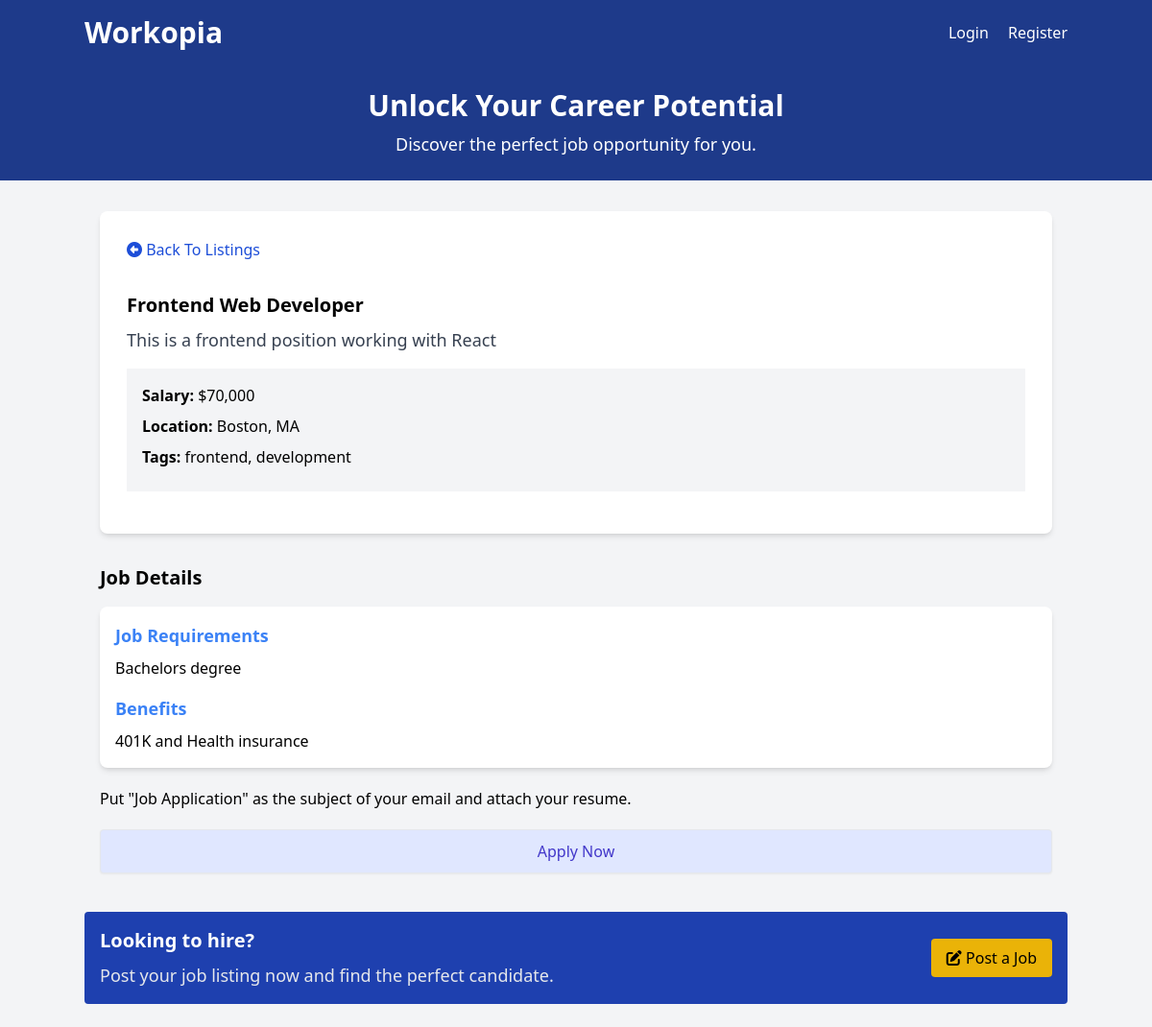
Screenshot of /listings/7 with the database file from the repository.
### tables this page shows
CREATE TABLE IF NOT EXISTS `listings` (
    `id` int NOT NULL AUTO_INCREMENT,
    `user_id` int NOT NULL,
    `title` varchar(255) NOT NULL,
    `description` longtext,
    `salary` varchar(45) DEFAULT NULL,
    `tags` varchar(255) DEFAULT NULL,
    `company` varchar(45) DEFAULT NULL,
    `address` varchar(255) DEFAULT NULL,
    `city` varchar(45) DEFAULT NULL,
    `state` varchar(45) DEFAULT NULL,
    `phone` varchar(45) DEFAULT NULL,
    `email` varchar(45) DEFAULT NULL,
    `requirements` longtext,
    `benefits` longtext,
    `created_at` timestamp NULL DEFAULT CURRENT_TIMESTAMP,
    PRIMARY KEY (`id`),
    KEY `fk_listings_users_idx` (`user_id`),
    CONSTRAINT `fk_listings_users` FOREIGN KEY (`user_id`) REFERENCES `users` (`id`) ON DELETE CASCADE ON UPDATE CASCADE
    );

### Framework/Session.php (called while the page is built, shortened)
<?php
class Session
{
    public static function has($key)
    {
        return isset($_SESSION[$key]);
    }
}

### App/controllers/ListingController.php (called while the page is built, shortened)
<?php
class ListingController
{
    protected $db;
    public function __construct()
    {
        $config = require basePath('config/db.php');
        $this->db = new Database($config);
    }
    public function show($params)
    {
        $id = $params['id'] ?? '';
        $params = [
            'id' => $id
        ];
        $listing = $this->db->query('SELECT * FROM listings WHERE id = :id', $params)->fetch();
        loadView('listings/show', [
            'listing' => $listing
        ]);
    }
}

### public/index.php (called while the page is built, shortened)
<?php
require '../helpers.php';
$router = new Router();
$uri = parse_url($_SERVER['REQUEST_URI'], PHP_URL_PATH);
$router->route($uri);

### Framework/Database.php (called while the page is built, shortened)
<?php
class Database
{
    public $conn;
    public function __construct($config)
    {
        $dsn = "mysql:host={$config['host']};port={$config['port']};dbname={$config['dbname']}";
        $options = [
            PDO::ATTR_ERRMODE => PDO::ERRMODE_EXCEPTION,
            PDO::ATTR_DEFAULT_FETCH_MODE => PDO::FETCH_OBJ
        ];
        try {
            $this->conn = new PDO($dsn, $config['username'], $config['password'], $options);
        } catch (PDOException $e) {
            throw new Exception("Database connection failed: {$e->getMessage()}");
        }
    }
    public function query($query, $params = [])
    {
        try {
            $sth = $this->conn->prepare($query);
            foreach ($params as $param => $value) {
                $sth->bindValue(':' . $param, $value);
            }
            $sth->execute();
            return $sth;
        } catch (PDOException $e) {
            throw new Exception("Query failed to execute: {$e->getMessage()}");
        }
    }
}

### App/views/listings/show.view.php (the view, shortened to what this page needs)
<?= loadPartial('head') ?>
<?= loadPartial('navbar') ?>
<?= loadPartial('top-banner') ?>
    <section class="container mx-auto p-4 mt-4">
        <div class="rounded-lg shadow-md bg-white p-3">
            <div class="flex justify-between items-center">
                <a class="block p-4 text-blue-700" href="/listings">
                    <i class="fa fa-arrow-alt-circle-left"></i>
                    Back To Listings
                </a>
            </div>
            <div class="p-4">
                <h2 class="text-xl font-semibold"><?= $listing->title ?></h2>
                <p class="text-gray-700 text-lg mt-2">
                    <?= $listing->description ?>
                </p>
                <ul class="my-4 bg-gray-100 p-4">
                    <li class="mb-2"><strong>Salary:</strong> <?= formatSalary($listing->salary) ?></li>
                    <li class="mb-2">
                        <strong>Location:</strong> <?= $listing->city ?>, <?= $listing->state ?>
                    </li>
                    <?php if (!empty($listing->tags)) : ?>
                        <li class="mb-2">
                            <strong>Tags:</strong> <?= $listing->tags ?>
                        </li>
                    <?php endif; ?>
                </ul>
            </div>
        </div>
    </section>
    <section class="container mx-auto p-4">
        <h2 class="text-xl font-semibold mb-4">Job Details</h2>
        <div class="rounded-lg shadow-md bg-white p-4">
            <h3 class="text-lg font-semibold mb-2 text-blue-500">
                Job Requirements
            </h3>
            <p>
                <?= $listing->requirements ?>
            </p>
            <h3 class="text-lg font-semibold mt-4 mb-2 text-blue-500">Benefits</h3>
            <p><?= $listing->benefits ?></p>
        </div>
        <p class="my-5">
            Put "Job Application" as the subject of your email and attach your
            resume.
        </p>
        <a href="mailto:<?= $listing->email ?>" class="block w-full text-center px-5 py-2.5 shadow-sm rounded border text-base font-medium cursor-pointer text-indigo-700 bg-indigo-100 hover:bg-indigo-200">
            Apply Now
        </a>
    </section>
<?= loadPartial('bottom-banner') ?>
<?= loadPartial('footer') ?>

### Framework/Router.php (shortened to what this page needs)
<?php
class Router
{
    protected $routes = [];
    public function registerRoute($method, $uri, $action, $middleware = [])
    {
        list($controller, $controllerMethod) = explode('@', $action);
        $this->routes[] = [
            'method' => $method,
            'uri' => $uri,
            'controller' => $controller,
            'controllerMethod' => $controllerMethod,
            'middleware' => $middleware
        ];
    }
    public function route($uri)
    {
        $requestMethod = $_SERVER['REQUEST_METHOD'];
        foreach ($this->routes as $route) {
            $uriSegments = explode('/', trim($uri, '/'));
            $routeSegments = explode('/', trim($route['uri'], '/'));
            if (count($uriSegments) === count($routeSegments) && strtoupper($route['method'] === $requestMethod)) {
                $params = [];
                $match = true;
                for ($i = 0; $i < count($uriSegments); $i++) {
                    if ($routeSegments[$i] !== $uriSegments[$i] && !preg_match('/\{(.+?)\}/', $routeSegments[$i])) {
                        $match = false;
                        break;
                    }
                    if (preg_match('/\{(.+?)\}/', $routeSegments[$i], $matches)) {
                        $params[$matches[1]] = $uriSegments[$i];
                    }
                }
                if ($match) {
                    $controllerMethod = $route['controllerMethod'];
                    $controllerInstance = new $controller();
                    $controllerInstance->$controllerMethod($params);
                    return;
                }
            }
        }
    }
}

### App/views/partials/navbar.php (shortened to what this page needs)
<header class="bg-blue-900 text-white p-4">
    <div class="container mx-auto flex justify-between items-center">
        <h1 class="text-3xl font-semibold">
            <a href="/">Workopia</a>
        </h1>
        <nav class="space-x-4">
            <?php if (Session::has('user')) : ?>
                <div class="flex justify-between items-center gap-4">
                    <div class="text-blue-500">
                        Welcome <?= Session::get('user')['name'] ?>
                    </div>
                    <form method="POST" action="/auth/logout">
                        <button type="submit" class="text-white inline hover:underline">Logout</button>
                    </form>
                    <a href="/listings/create" class="bg-yellow-500 hover:bg-yellow-600 text-black px-4 py-2 rounded hover:shadow-md transition duration-300"><i class="fa fa-edit"></i> Post a Job</a>
                </div>
            <?php else : ?>
                <a href="/auth/login" class="text-white hover:underline">Login</a>
                <a href="/auth/register" class="text-white hover:underline">Register</a>
            <?php endif; ?>
        </nav>
    </div>
</header>

### App/views/partials/top-banner.php
<section class="bg-blue-900 text-white py-6 text-center">
    <div class="container mx-auto">
        <h2 class="text-3xl font-semibold">Unlock Your Career Potential</h2>
        <p class="text-lg mt-2">
            Discover the perfect job opportunity for you.
        </p>
    </div>
</section>

### App/views/partials/bottom-banner.php
<section class="container mx-auto my-6">
    <div class="bg-blue-800 text-white rounded p-4 flex items-center justify-between">
        <div>
            <h2 class="text-xl font-semibold">Looking to hire?</h2>
            <p class="text-gray-200 text-lg mt-2">
                Post your job listing now and find the perfect candidate.
            </p>
        </div>
        <a href="/listings/create" class="bg-yellow-500 hover:bg-yellow-600 text-black px-4 py-2 rounded hover:shadow-md transition duration-300">
            <i class="fa fa-edit"></i> Post a Job
        </a>
    </div>
</section>

### rows the page displays
listings: title "Frontend Web Developer", description "This is a frontend position working with React", salary "$70,000", city "Boston", state "MA", tags "frontend, development", requirements "Bachelors degree", benefits "401K and Health insurance"
